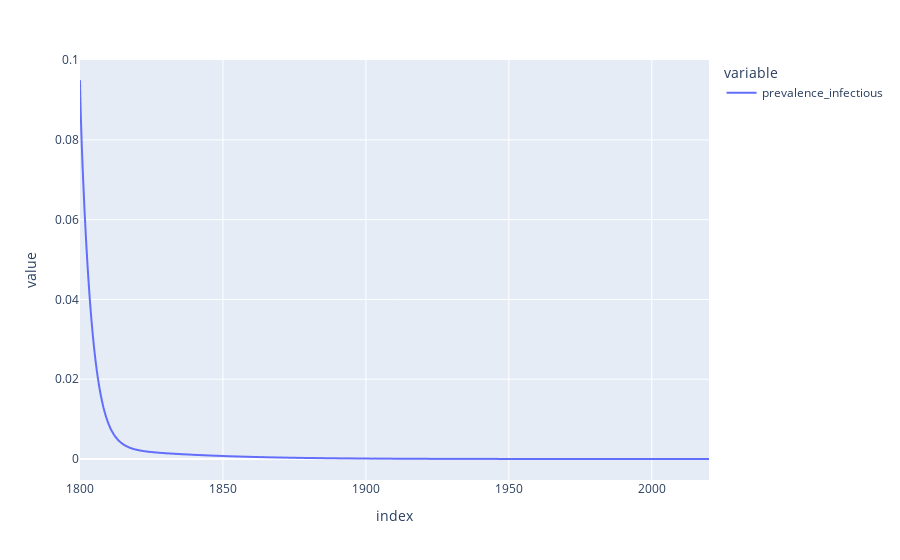

The cell this chart's notebook holds for it:
### Code cell
derived_df_0.prevalence_infectious.plot()

### Figure 1 — Plotly figure (JSON) as saved in the notebook; plotly's stock layout.template omitted (floating-point values rounded to 4 significant figures; data arrays with more than 128 entries replaced by an {"elided": "..."} marker saying what was removed)
{"data": [{"hovertemplate": "variable=prevalence_infectious<br>index=%{x}<br>value=%{y}<extra></extra>", "legendgroup": "prevalence_infectious", "line": {"color": "#636efa", "dash": "solid"}, "marker": {"symbol": "circle"}, "mode": "lines", "name": "prevalence_infectious", "showlegend": true, "type": "scattergl", "x": {"elided": "2201 float values"}, "xaxis": "x", "y": {"elided": "2201 float values"}, "yaxis": "y"}], "layout": {"legend": {"title": {"text": "variable"}, "tracegroupgap": 0}, "margin": {"t": 60}, "xaxis": {"anchor": "y", "domain": [0, 1], "title": {"text": "index"}}, "yaxis": {"anchor": "x", "domain": [0, 1], "title": {"text": "value"}}}}
